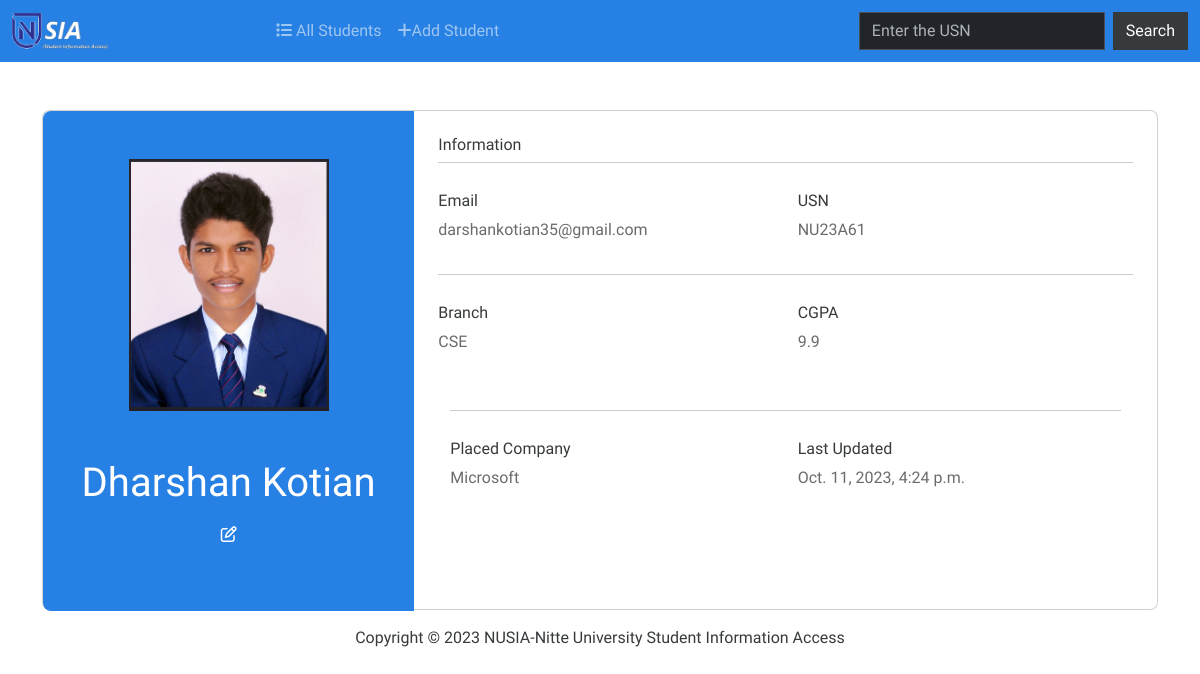
Page /profile/1/ on the committed database.
### info/models.py (models this page shows, shortened)
class Student(models.Model):
    usn = models.CharField(max_length=50)
    first_name = models.CharField(max_length=50)
    last_name = models.CharField(max_length=50)
    email_id = models.EmailField(null=True , max_length=100)
    branch = models.CharField(max_length=50)
    placed_company = models.CharField(max_length=100)
    cgpa = models.FloatField()
    avatar = models.ImageField(null=True, default="avatar.svg")
    updated = models.DateTimeField(auto_now=True) # Takes time stamp every time a user submits or saves.
    created = models.DateTimeField(auto_now_add=True) #Takes time stamp when we first submit or save(created time).
    class Meta:
        ordering = ['-updated', '-created']

### info/views.py (the view)
# urls.py: path('profile/<str:pk>/', views.studentProfile , name="stud-profile"),
def studentProfile(request ,pk):
    studentId = Student.objects.get(id=pk)
    context = {'studentId':studentId}
    return render(request, 'info/profile.html', context)

### info/templates/info/profile.html (shortened to what this page needs)
{% extends 'main.html' %}
{% block content %}
    <div class="container py-5 h-100">
      <div class="row d-flex justify-content-center align-items-center h-100 ">
        <div class="col col-lg-6 mb-4 mb-lg-0" style="height:100%; width:100%;">
          <div class="card mb-3" style="border-radius: .5rem; height:500px; width:100%">
            <div class="row g-0">
              <div class="col-md-4 gradient-custom text-center text-white"
                style="border-top-left-radius: .5rem; border-bottom-left-radius: .5rem; height:500px;">
                <img src="{{studentId.avatar.url}}"
                  alt="Avatar" class="img-fluid my-5 " style="width: 200px;" />
                <h1>{{studentId.first_name}} {{studentId.last_name}}</h1>
                <i class="far fa-edit mb-5"></i>
              </div>
              <div class="col-md-8">
                <div class="card-body p-4">
                  <h6>Information</h6>
                  <hr class="mt-0 mb-4">
                  <div class="row pt-1">
                    <div class="col-6 mb-3">
                      <h6>Email</h6>
                      <p class="text-muted">{{studentId.email_id}}</p>
                    </div>
                    <div class="col-6 mb-3">
                      <h6>USN</h6>
                      <p class="text-muted">{{studentId.usn | upper}}</p>
                    </div>
                  </div>
                  <hr class="mt-0 mb-4">
                  <div class="row pt-1">
                    <div class="col-6 mb-3">
                      <h6>Branch</h6>
                      <p class="text-muted">{{studentId.branch}}</p>
                    </div>
                    <div class="col-6 mb-3">
                      <h6>CGPA</h6>
                      <p class="text-muted">{{studentId.cgpa}}</p>
                    </div>
                    <div class="card-body p-4">
                        <hr class="mt-0 mb-4">
                        <div class="row pt-1">
                          <div class="col-6 mb-3">
                            <h6>Placed Company</h6>
                            <p class="text-muted">{{studentId.placed_company}}</p>
                          </div>
                          <div class="col-6 mb-3">
                            <h6>Last Updated</h6>
                            <p class="text-muted">{{studentId.updated}}</p>
                          </div>
                  </div>
                </div>
              </div>
            </div>
          </div>
        </div>
      </div>
    </div>
    {% include "footer.html" %}
{% endblock content %}

### info/templates/info/profile.html (style rules this page uses)
.gradient-custom { background: #f6d365; background: -webkit-linear-gradient(to right bottom, rgba(246, 211, 101, 1), rgba(253, 160, 133, 1)); background: linear-gradient(to right bottom, rgba(39, 128, 227, 1), rgba(39, 128, 227, 1)) }

### rows in the picture
Student: avatar (picture), first_name "Dharshan", last_name "Kotian", email_id "darshankotian35@gmail.com", usn "NU23A61", branch "CSE", cgpa "9.9", placed_company "Microsoft", updated "Oct. 11, 2023, 4:24 p.m."
